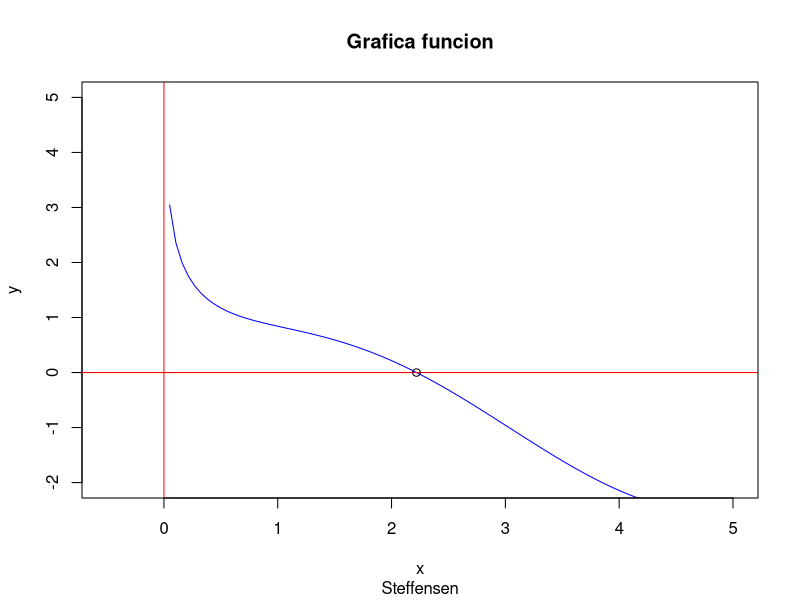
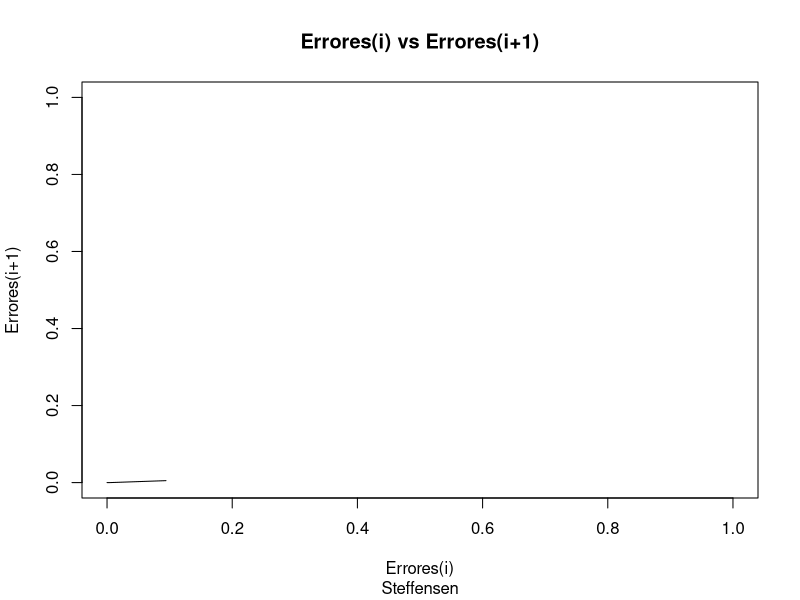
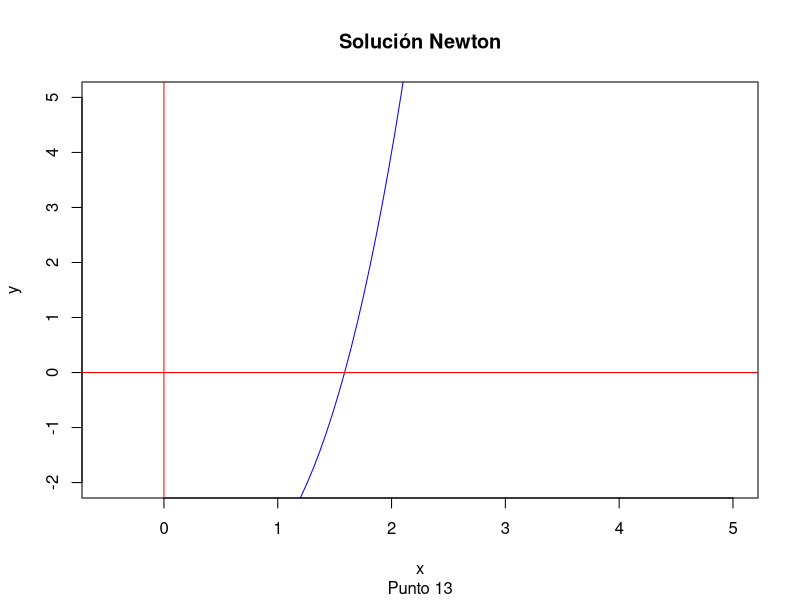
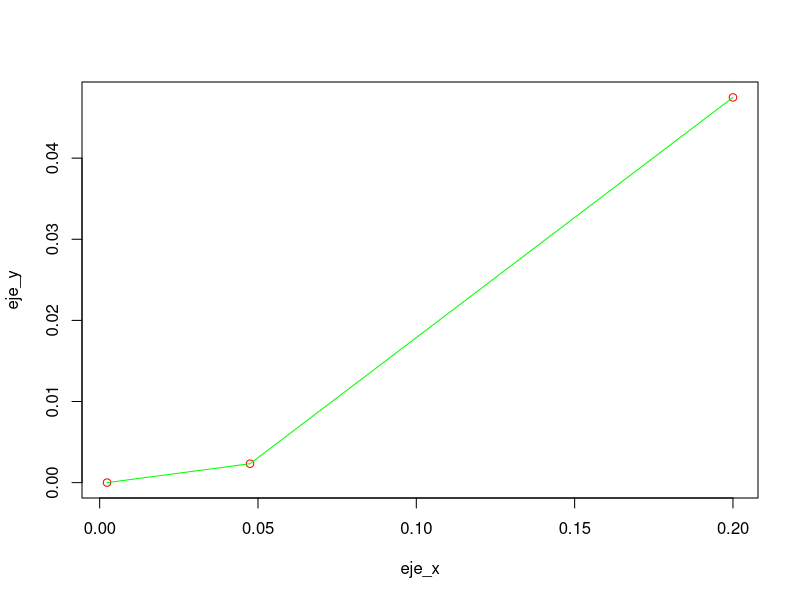
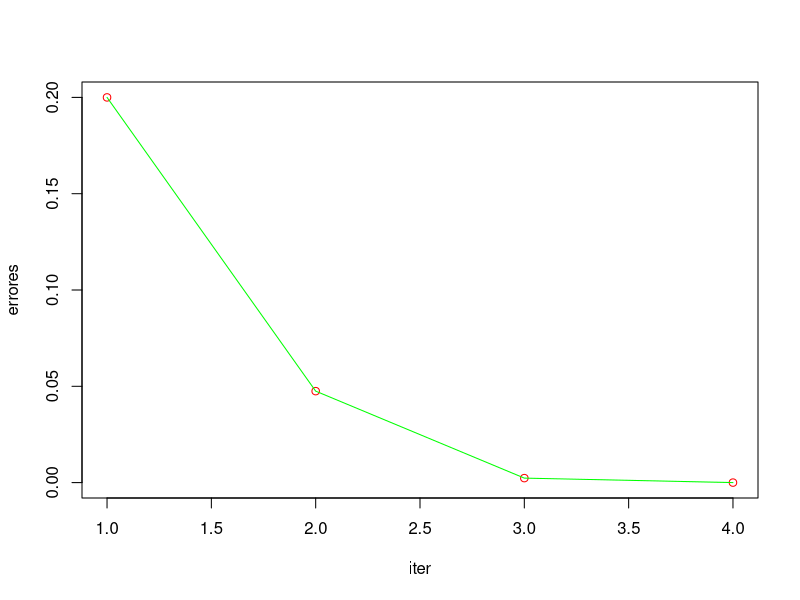
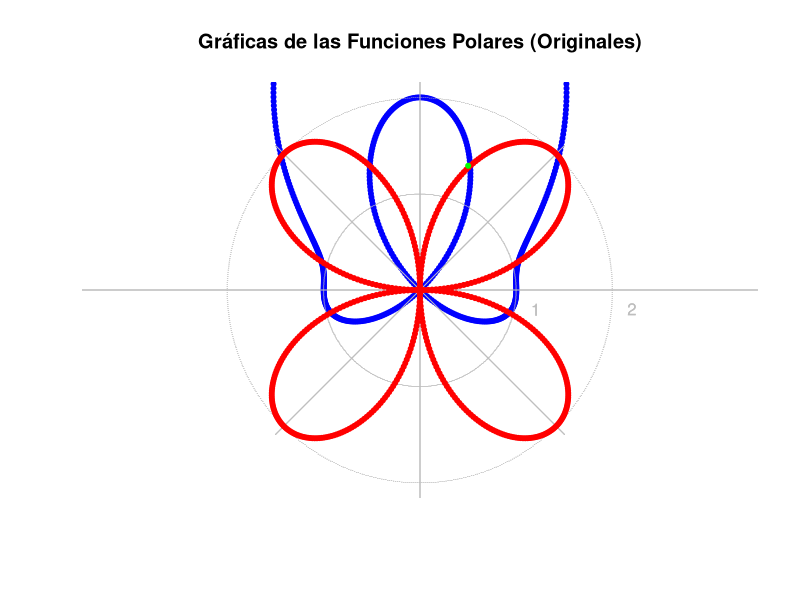
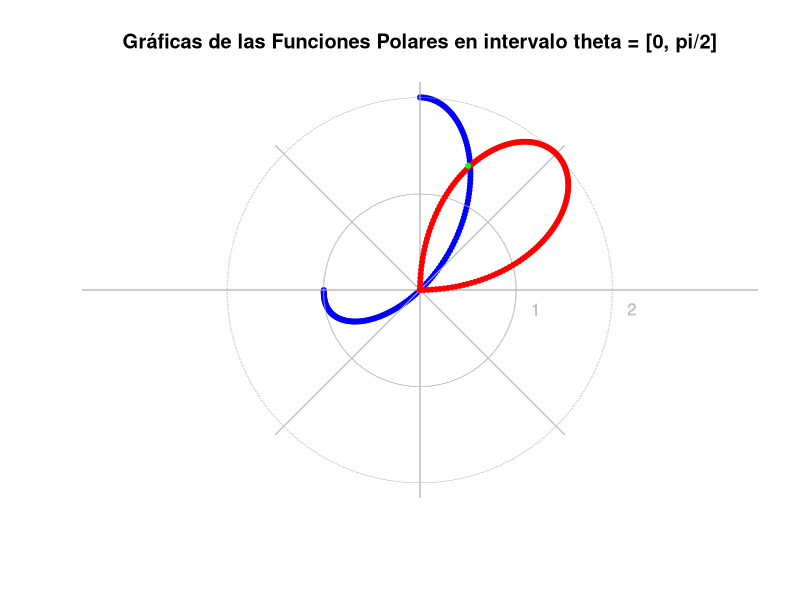
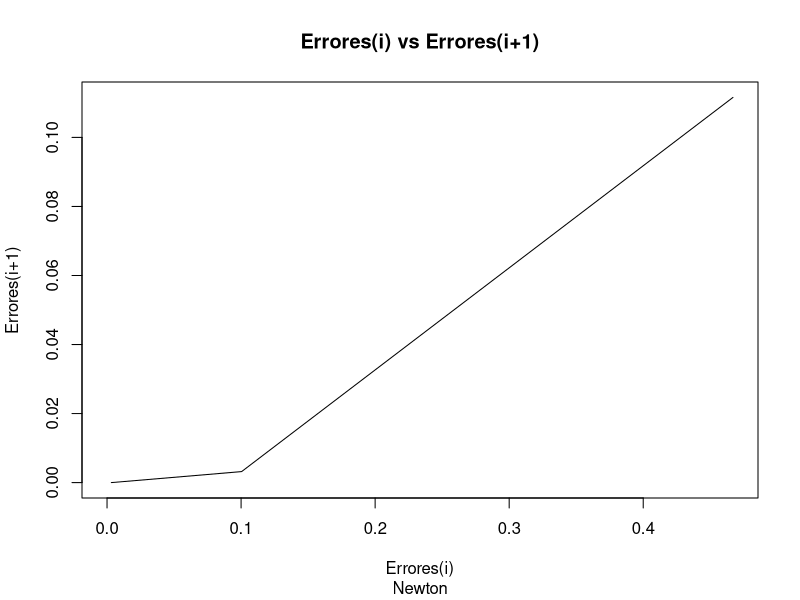

Generate these figures, in order, with R:
#------------------------------------------------------------------------------------------
#                                       Tarea Libro Phyton
#------------------------------------------------------------------------------------------

#----------------------------------------------
#               Punto Libre = 8
#----------------------------------------------
Steffensen<- function(tol,m,x0,f,fg){
  x<-0
  x1<-0
  x2<-1
  
  Er1<-c()
  Er2<-c()
  
  k<-1
  E1<-0
  
  
  
  plot(fg, xlim = c(-0.5,5), ylim = c(-2,5), col = "blue", main = "Grafica funcion", sub = "Steffensen", xlab = "x", ylab = "y")
  abline(h = 0, v=0, col= "red")
  
  
  while(k<=m )
  {
    x1 = f(x0)
    x2 = f(x1)
    x = (x0 - ((x1-x0)^2)/(x2-2*x1+x0))
    
    E2<-E1
    E1<-abs(x-x0)/x
    
    
    if(k > 1)
    {
      Er1<-c(Er1, E2)
      Er2<-c(Er2, E1)
    }
    cat("\nX1 es:",x1, "con error relativo:", E1, "Iteracion:", k)
    if(abs(x - x0) < tol)
    {
      break
    }
    k<-k+1
    x0 = x
    
  }
  points(x,0)
  plot(fg, xlim = c(0,1), ylim = c(0,1), col = "white", main = "Errores(i) vs Errores(i+1)", sub = "Steffensen", xlab = "Errores(i)", ylab = "Errores(i+1)")
  lines(Er1, Er2, type = "l")
  return(x)
  
}

g1 <- function(x){
  exp(sin(x))
}
fg <- function(x){
  (sin(x)-log(x))
}
Steffensen(1e-08,100,2,g1,fg)

#--------------------------------------------------------------------
#                     Ejercicio número 13
#--------------------------------------------------------------------

newtonraphson = function(fun, der, x0, tol = 0.000000005, maxiter = 100)
{ 
  eje_x = c()
  eje_y = c()
  errores = c()
  cont = 0
  # f = string
  numiter = 0 
  g = parse(text=fun) # parse devuelve tipo "expression"
  g. = parse(text=der) # parse devuelve tipo "expression"
  fx = function(x){eval(g)} # convertir f a función
  fp = function(x){eval(g.)} # convertir f' a función
  
  correccion = -fx(x0)/fp(x0)
  cat( "\n", formatC ( c( "Iteracion", "Cero", "f(cero)", "error"), width = 10, format = "d", flag = " "  ), "\n")
  
  plot(fx, xlim = c(-0.5,5), ylim = c(-2,5), col = "blue", main = "Solución Newton", sub = "Punto 13", xlab = "x", ylab = "y")
  abline(h = 0, v=0, col= "red")
  
  while (abs(correccion) >= tol && numiter <= maxiter)
  {
    cont = cont + 1
    numiter = numiter + 1 
    if (fp(x0) == 0) stop("División por cero")
    x1 = x0 + correccion 
    errores[cont] = abs((x1-x0))/x1
    correccion = -fx(x1)/fp(x1)
    cat( formatC( c(numiter, x0, fx(x0), errores[cont] ), digits = 15, width = -15, format = "f", flag = "  "  ), "\n" )
    x0 = x1 
  }
  
  if (numiter > maxiter)
  {
    warning("Se alcanzó el máximo número de iteraciones.")
    cat("Estado:\n")
    cat("k = ", k, "x = ", x1, " f(x) = ", f(x1), "Error estimado <= ", correccion)
  }
  else 
  {
    iter = c(1:cont)
    cont_n = 0;
    cont_e = 0;
    
    repeat
    {
      eje_x[cont_n] = errores[cont_e]
      eje_y[cont_n] = errores[cont_e+1]
      cont_n = cont_n + 1
      cont_e = cont_e + 1;
      
      if (cont_n == cont)
      {
        break;
      }
    }
    
    plot(eje_x, eje_y, col = "red")
    lines(eje_x,eje_y, type="l",  col = "green")
    plot(iter, errores, col ="red")
    lines(iter,errores, type="l" , col = "green")
    
    
    return(list(cero = x0, f.cero = fx(x0), numeroiter=numiter, error.est = correccion)) 
    
  }
}


newtonraphson("x^3-4","3*x^2", 2, 0.00000005, 10)

#-----------------------------------------------
#           Tarea Integral = Punto 15
#-----------------------------------------------

riemman = function(f, a, b, n)
{
  i = 1
  delta = (b-a)/n
  x = a + i*delta
  area = 0
  
  repeat
  {
    area = area + f(x)*delta
    i = i + 1
    if (i == n) break;
    x = a + i*delta
  }
  
  #cat ("area" , area, "\n")
  return (area)
}


ejercicio = function(fun, i, f, tol, avance, n)
{
  sumatoria = 0
  x0 = riemman(fun, i, f, n)
  sumatoria =  sumatoria + x0
  cat ("area" , sumatoria, "\n")
  i = f
  f =  f + avance
  
  repeat
  {
    
    x1 = riemman(fun, i, f, n)
    sumatoria = sumatoria + x1
    cat ("area" , sumatoria, "\n")
    error = abs(x1-x0)
    i = f
    f = f + avance
    x0 = x1
    
    if (sumatoria >  2 | error < tol)
    {
      return (sumatoria)
    }
    
  }
}

f = function(x) 5-(exp(1)^x)
ejercicio(f, 0, 0.1, 10^-8, 0.1, 10000)

#----------------------------------
#           Ejercicio 27
#----------------------------------

polar <- function (theta, r, color=4){
  y <- 0
  x <- 0
  ejex <- 1
  
  for (i in 1:length(r)){
    if(is.nan(r[i])== T){
      r[i] <- 0
    }
  }
  
  dim <- seq(0, 2*pi, by=pi/300) 
  angulo <- seq(-max(dim),max(dim),by=dim[2]-dim[1])
  y <- r*sin(theta)
  x <- r*cos(theta)
  plot.new()
  plot.window(xlim = c(-max(r), max(r)), ylim = c(-max(r), max(r)), asp = 1)
  
  aux <- max(r)
  # Dibuja los ejes.
  while (aux > 0){
    fi <- aux*sin(angulo)
    cir <- aux*cos(angulo)
    points(cir,fi,pch="-",col="gray",cex=0.3)
    text(ejex+0.2,-0.2,ejex,col="gray")
    ejex <- ejex + 1
    aux <- aux - 1
  }
  
  abline(v=((max(cir)+min(cir))/2),col="gray")
  abline(h=((max(cir)+min(cir))/2),col="gray")
  segments(-max(r)+0.5,-max(r)+0.5,max(r)-0.5,max(r)-0.5,col="gray")
  segments(-max(r)+0.5,max(r)-0.5,max(r)-0.5,-max(r)+0.5,col="gray")
  
  points(x,y,pch=20,col=color,cex=1)
  
}

f<-function(x) 3*sin(x)^3-1-4*sin(x)*cos(x)
fp<-function(x) 9*cos(x)*sin(x)^2+4*sin(x)^2-4*cos(x)^2

newtonP = function(f, fp, x0, tol, maxiter)
{
  dim <- seq(0, 2*pi, by=pi/300) 
  r=3*sin(dim)^3-1
  r2=4*sin(dim)*cos(dim)
  polar(dim,r,"blue")
  par(new=TRUE)
  polar(dim,r2,"red")
  title(main="Gráficas de las Funciones Polares (Originales)")
  
  points(0.5,1.29, col = "green", pch = 20)
  
  dim <- seq(0, pi/2, by=pi/300) 
  r=3*sin(dim)^3-1
  r2=4*sin(dim)*cos(dim)
  polar(dim,r,"blue")
  par(new=TRUE)
  polar(dim,r2,"red")
  title(main="Gráficas de las Funciones Polares en intervalo theta = [0, pi/2]")
  
  x<-c()
  y<-c()
  
  k = 0
  dx = 0
  # Imprimir estado
  cat("---------------------------------------------------------------------------\n")
  cat(formatC( c("x_k"," f(x_k)","Error est."), width = -20, format = "f", flag = " "), "\n")
  cat("---------------------------------------------------------------------------\n")
  repeat{
    correccion = f(x0)/fp(x0)
    x1 = x0 - correccion
    dy = dx
    dx = abs(x1-x0)
    
    if(k>=1)
    {
      x<-c(x,dy/x0)
      y<-c(y, dx/x0)
      
    }
    
    
    
    # Imprimir iteraciones
    cat(formatC( c(x1 ,f(x1), dx/x1), digits=15, width = -15, format = "f", flag = " "), "\n")
    k = k+1
    # until
    if(dx <= tol || k > maxiter )
    {
      break;
    } 
    x0 = x1
  }
  cat("---------------------------------------------------------------------------\n")
  if(k > maxiter){
    cat("Se alcanz? el m?ximo n?mero de iteraciones.\n")
    cat("k = ", k, "Estado: x = ", x1, "Error estimado <= ", y[k-1])
  } else {
    cat("k = ", k, " x = ", x1, " f(x) = ", f(x1), " Error estimado <= ", y[k-1]) }
  
  points(0.5,1.29, col = "green", pch = 20)
  
  plot(f, xlim = c(0,x[1]), ylim = c(0,y[1]), col = "white", main = "Errores(i) vs Errores(i+1)", sub = "Newton", xlab = "Errores(i)", ylab = "Errores(i+1)")
  lines(x, y, type = "l")
  
  x<-c(x,y[k-1])
  iteraciones<-c(1:k)
  plot(f, xlim = c(0,iteraciones[k]), ylim = c(0,x[1]), col = "white", main = "Iteraciones vs Errores", sub = "Newton", xlab = "Iteraciones", ylab = "Errores")
  lines(iteraciones, x, type = "l")
}

newtonP(f, fp, pi/2, 1e-5, 100)

